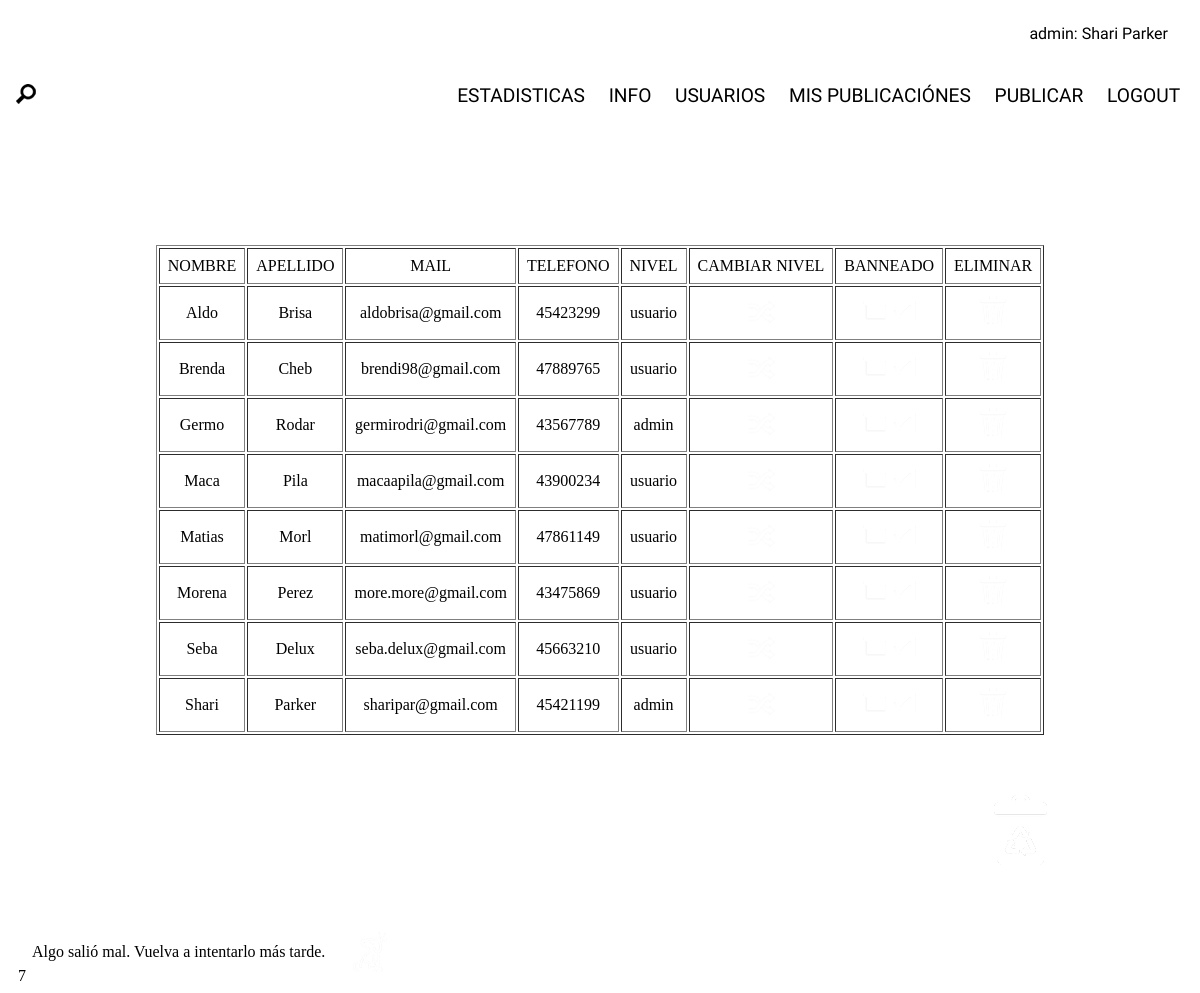
Screenshot of /index.php?boton=home&ac=Usuarios&modificacion=error (signed in) with the database file from the repository.
### tables this page shows
CREATE TABLE usuario(
	ID INT(9) UNSIGNED NOT NULL AUTO_INCREMENT PRIMARY KEY,
	CONTRASENIA VARCHAR(35) NOT NULL,
	NOMBRE VARCHAR(35) NOT NULL,
	APELLIDO VARCHAR(35) NOT NULL,
	MAIL VARCHAR(35) NOT NULL UNIQUE,
	TELEFONO BIGINT(35) NOT NULL,
	BORRADO enum('si','no'),
	ACTIVO enum('si','no'),
	NIVEL ENUM('admin','usuario')
);

### adm_/home.php (the view, shortened to what this page needs)
<div id='home'>
	<h2>Panel de control</h2>
	<?php
	if(isset($_GET['modificacion'])){
				if($_GET['modificacion']=='ok'){
					echo "<p id='tope'>Operación realizada con éxito.</p>";
				}
				else if($_GET['modificacion']=='error'){
					echo "<p id='tope'>Algo salió mal. Vuelva a intentarlo más tarde.</p>";
				}
				else{
					echo "<p id='tope'>El contenido <mark>$_GET[modificacion]</mark> no existe en esta web";
				}
	}
	if( isset($_GET['ac'] ) ){
		if( $_GET['ac'] == 'Usuarios' && $_SESSION['s_nivel'] == 'admin'){
			if(isset($_GET['bo'])&&$_GET['bo']=='papelera'){
				echo "<h3>Usuarios: Papelera</h3>";
				$borrar='si';
				$th="<th>RESTAURAR</th><th>ELIMINAR</th>";
			}
			else{
				echo "<h3>Usuarios</h3>";
				$borrar='no';
				$th="<th>CAMBIAR NIVEL</th><th>BANNEADO</th><th>ELIMINAR</th>";
			}
					$con = "SELECT * FROM usuario WHERE usuario.BORRADO='$borrar' ORDER BY NOMBRE, APELLIDO";
					$rta = mysqli_query($cnx, $con);
					if($rta){
						echo "<table border='1'>
						<thead><tr><th>NOMBRE</th><th>APELLIDO</th><th>MAIL</th><th>TELEFONO</th><th>NIVEL</th>$th</tr></thead><tbody>";
						while( $fin = mysqli_fetch_assoc($rta) ){
							echo "<tr>";
							echo "	<td>$fin[NOMBRE]</td>";
							echo "	<td>$fin[APELLIDO]</td>";
							echo "	<td>$fin[MAIL]</td>";
							echo "	<td>$fin[TELEFONO]</td>";
							echo "	<td>$fin[NIVEL]</td>";
							if($borrar=='si'){
								echo "<td><a href='adm_/modificar.php?c=u&amp;id=$fin[ID]&amp;q=restaurar' id='restaurar'>RESTAURAR</a></td>";
								echo "<td><a href='adm_/modificar.php?c=u&amp;id=$fin[ID]&amp;q=eliminarf' id='delete'>DELETE</a></td>";
							}
							else{
								echo "<td><a href='adm_/modificar.php?c=u&amp;id=$fin[ID]&amp;q=nivel'  id='cambiar_nivel'>CAMBIAR</a></td>";
								if($fin["ACTIVO"]=="si"){
									echo "<td><a href='adm_/modificar.php?c=u&amp;id=$fin[ID]&amp;q=activo'  id='on'>ESTADO</a></td>";
								}
								else{
									echo "<td><a href='adm_/modificar.php?c=u&amp;id=$fin[ID]&amp;q=activo'  id='off'>ESTADO</a></td>";
								}
								echo "<td><a href='adm_/modificar.php?c=u&amp;id=$fin[ID]&amp;q=eliminar' id='delete'>DELETE</a></td>";
							}
							echo "</tr>";
						}
						echo "</tbody></table>";
						if($borrar=='no'){
							echo "<div id='papelera'><a href='index.php?boton=home&amp;ac=Usuarios&amp;bo=papelera'>Papelera</a></div>";
						}
						else if($borrar=="si"){
							echo "<a id='return' href='index.php?boton=home&amp;ac=Usuarios'>RETURN</a>";
						}
					}
		}
	}
	else{
		if($_SESSION['s_nivel'] == 'admin'){
			echo "<h3>Estadísticas</h3>";
			echo "<img src='adm_/estadisticas.php' alt='grafico'/>";
		}
	}
	?>
</div>

### css/estilos.css (style rules this page uses)
* { margin:0;padding:0 }
body p { padding-left:1em; }
body { font-family: 'Julius Sans One'; background:url('../img/header1.jpg') 100% 70% fixed; min-width:1200px; font-weight:normal!important; }
p { font-family:calibri; }
h2 { text-align:center; font-size:2em; }
#home { min-height:500px; text-align:center; padding-bottom:4em; }
#home h3 { color:white; padding-bottom:2em; }
thead tr th { padding:.5em; font-weight: normal; background:white; color:black; }
#home tr { font-family: calibri; color: black; }
#home table { margin:0 auto; text-align:center; color:white; }
#home table td { padding:.5em; }
#home h2 { color:white; padding-top:1em; }
#delete,#ver,#restaurar, #edit, #cambiar_nivel, #on, #off { display:inline-block; height:32px; width:28px; background:url(../img/iconos/delete.png) no-repeat; text-indent:-150px; overflow:hidden; }
#on, #off { background:url(../img/iconos/on.png) no-repeat; width: 53px; height: 100%; }
#cambiar_nivel { background:url(../img/iconos/cambiar.png) no-repeat; height:24px; }
h2,h3 { font-weight: normal!important; }
#papelera a { display:inline-block; width:53px; height:70px; margin-left:70%; margin-top:5%; margin-bottom:5%; cursor:pointer; text-indent:-150px; overflow:hidden; background:url('../img/iconos/papelera.png'); }
p { font-weight:normal!important; }
#tope { bottom:0px; left:0px; float:left; overflow:hidden; position:fixed; display:inline-block; padding:2em 5em 2em 2em; color:black; background:url('../img/iconos/perro.png') no-repeat 95% rgba(255,255,255,.7); }

### rows the page displays
usuario: NOMBRE "Aldo", APELLIDO "Brisa", MAIL "aldobrisa@gmail.com", TELEFONO "45423299", NIVEL "usuario"
usuario: NOMBRE "Brenda", APELLIDO "Cheb", MAIL "brendi98@gmail.com", TELEFONO "47889765", NIVEL "usuario"
usuario: NOMBRE "Germo", APELLIDO "Rodar", MAIL "germirodri@gmail.com", TELEFONO "43567789", NIVEL "admin"
usuario: NOMBRE "Maca", APELLIDO "Pila", MAIL "macaapila@gmail.com", TELEFONO "43900234", NIVEL "usuario"
usuario: NOMBRE "Matias", APELLIDO "Morl", MAIL "matimorl@gmail.com", TELEFONO "47861149", NIVEL "usuario"
usuario: NOMBRE "Morena", APELLIDO "Perez", MAIL "more.more@gmail.com", TELEFONO "43475869", NIVEL "usuario"
usuario: NOMBRE "Seba", APELLIDO "Delux", MAIL "seba.delux@gmail.com", TELEFONO "45663210", NIVEL "usuario"
usuario: NOMBRE "Shari", APELLIDO "Parker", MAIL "sharipar@gmail.com", TELEFONO "45421199", NIVEL "admin"

### other values shown
$_SESSION['s_nivel'] "admin"
$_SESSION['s_nombre'] "Shari Parker"
